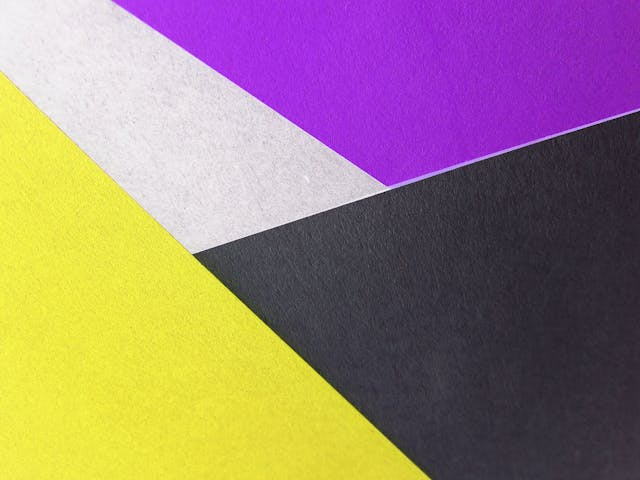
#> input picture abstract.jpg, 640 x 480 px
$ python edges.py
#> lines starting #> are read from the running program, lines starting #| are printed output that depends on the picture
from PIL import Image
import math

image = Image.open("abstract.jpg")
#> image is the input picture: PIL image 640x480 RGB; mean R, G, B 155.3, 128.2, 120.5
data = image.load()
new_image = Image.new("RGB", (image.width*2, image.height*2))
#> new_image: PIL image 1280x960 RGB; every value is 0
new_data = new_image.load()

algorithm = "SOLID"
# algorithm = "BLEED"
# algorithm = "MIRROR"
# algorithm = "TILE"

for y in range(new_image.height):
    for x in range(new_image.width):

        new_x = x - image.width/2
        new_y = y - image.height/2
        new_x //=1
        new_y //=1

        if new_x < 0 or new_x >= image.width or new_y < 0 or new_y >= image.height:
            if algorithm == "SOLID":
                new_data[x,y] = (255,255,255)
            elif algorithm == "BLEED":
                if new_x < 0:
                    new_x = 0
                if new_y < 0:
                    new_y = 0
                if new_x >=image.width:
                    new_x = image.width-1
                if new_y >= image.height:
                    new_y = image.height-1
                new_data[x,y] = data[new_x, new_y]
            elif algorithm == "MIRROR":
                if new_x < 0:
                    new_x = abs(new_x)
                if new_y < 0:
                    new_y = abs(new_y)
                if new_x >= image.width:
                    new_x = image.width-new_x-1
                if new_y >= image.height:
                    new_y = image.height-new_y-1
                new_data[x,y] = data[new_x, new_y]
            elif algorithm == "TILE":
                if new_x < 0:
                    new_x = image.width-1+new_x
                if new_y < 0:
                    new_y = image.height-1+new_y
                if new_x >= image.width:
                    new_x = new_x-image.width
                if new_y >= image.height:
                    new_y = new_y - image.height
                new_data[x,y] = data[new_x, new_y]
            else:
                new_data[x,y] = (255, 0, 255)
        else:
            new_data[x,y] = data[new_x, new_y]


new_image.save("out_edges_" + algorithm + ".png")
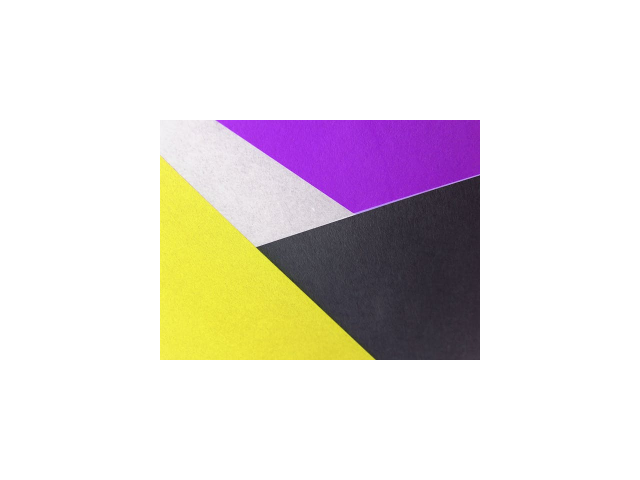
#> saved as out_edges_SOLID.png: PIL image 1280x960 RGB (shown at 1/2 size); mean R, G, B 230.1, 223.3, 221.4
